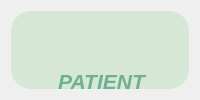
      <widget class="QWidget" name="tab_20">
       <attribute name="title">
        <string>Patient</string>
       </attribute>
       <layout class="QGridLayout" name="gridLayout_2">
        <item row="0" column="0">
         <widget class="QGroupBox" name="groupBox_13">
          <property name="styleSheet">
           <string notr="true">background-color:#D6E7D5;

border-radius : 20px;</string>
          </property>
          <property name="title">
           <string/>
          </property>
          <widget class="QLabel" name="label_121">
           <property name="geometry">
            <rect>
             <x>20</x>
             <y>40</y>
             <width>141</width>
             <height>61</height>
            </rect>
           </property>
           <property name="styleSheet">
            <string notr="true">*{
    color: #6FAF92;
    font-size: 16px; /* Taille du texte (ajustable) */
    font-weight: normal; /* Style du texte */
}</string>
           </property>
           <property name="text">
            <string>&lt;html&gt;&lt;head/&gt;&lt;body&gt;&lt;p align=&quot;center&quot;&gt;&lt;span style=&quot; font-size:16pt; font-weight:700; font-style:italic;&quot;&gt;PATIENT&lt;/span&gt;&lt;/p&gt;&lt;/body&gt;&lt;/html&gt;</string>
           </property>
          </widget>
          <widget class="QLabel" name="label_141">
           <property name="geometry">
            <rect>
             <x>250</x>
             <y>140</y>
             <width>31</width>
             <height>31</height>
            </rect>
           </property>
           <property name="styleSheet">
            <string notr="true">QLabel {
    background: transparent;  /* Fond transparent */
    color: black;             /* Couleur du texte (ici noir) */
    font-weight: bold;        /* Texte en gras */
    font-size: 16px;          /* Taille de la police */
}
QLabel {
    background: transparent;  /* Fond transparent */
    color: black;             /* Couleur du texte (noir) */
    font-weight: bold;        /* Texte en gras */
    font-size: 16px;          /* Taille de la police */
    border: none;             /* Pas de contour */
}
</string>
           </property>
           <property name="text">
            <string/>
           </property>
           <property name="pixmap">
            <pixmap>../../../Downloads/trier-par-ordre-croissant.png</pixmap>
           </property>
           <property name="scaledContents">
            <bool>true</bool>
           </property>
          </widget>
          <widget class="QLineEdit" name="lineEdit_110">
           <property name="geometry">
            <rect>
             <x>430</x>
             <y>140</y>
             <width>361</width>
             <height>31</height>
            </rect>
           </property>
           <property name="styleSheet">
            <string notr="true">*{
    background-color: #FFFFFF;  /* White input field */
    border: 1px solid #388E3C;  /* Darker green border */
    border-radius: 5px;
    color: #2E7D32;             /* Dark green text */
    padding: 3px;
}</string>
           </property>
           <property name="text">
            <string/>
           </property>
          </widget>
          <widget class="QPushButton" name="recherche1">
           <property name="geometry">
            <rect>
             <x>750</x>
             <y>140</y>
             <width>111</width>
             <height>31</height>
            </rect>
           </property>
           <property name="styleSheet">
            <string notr="true">*{
    background-color: #6FAF92;  /* Medium green button */
    border: 1px solid #388E3C;  /* Darker green border */
    border-radius: 5px;
    color: #FFFFFF;             /* White text for contrast */
    padding: 5px;
}

*:hover {
    background-color: #81C784;  /* Lighter green on hover */
}</string>
           </property>
           <property name="text">
            <string>Rechercher</string>
           </property>
           <property name="icon">
            <iconset>
             <normaloff>../../../Downloads/search (1).svg</normaloff>../../../Downloads/search (1).svg</iconset>
           </property>
          </widget>
          <widget class="QComboBox" name="lowHigh">
           <property name="geometry">
            <rect>
             <x>1110</x>
             <y>140</y>
             <width>131</width>
             <height>31</height>
            </rect>
           </property>
           <property name="styleSheet">
            <string notr="true">*{
    background-color: #6FAF92;  /* Medium green button */
    border: 1px solid #388E3C;  /* Darker green border */
    border-radius: 5px;
    color: #FFFFFF;             /* White text for contrast */
    padding: 5px;
}

*:hover {
    background-color: #81C784;  /* Lighter green on hover */
}</string>
           </property>
           <item>
            <property name="text">
             <string>Low-To-High</string>
            </property>
           </item>
           <item>
            <property name="text">
             <string>High-To-Low</string>
            </property>
           </item>
           <item>
            <property name="text">
             <string>homme</string>
            </property>
           </item>
           <item>
            <property name="text">
             <string>femme</string>
            </property>
           </item>
           <item>
            <property name="text">
             <string>nom</string>
            </property>
           </item>
           <item>
            <property name="text">
             <string>prenom</string>
            </property>
           </item>
          </widget>
          <widget class="QLabel" name="label_142">
           <property name="geometry">
            <rect>
             <x>1060</x>
             <y>140</y>
             <width>31</width>
             <height>31</height>
            </rect>
           </property>
           <property name="styleSheet">
            <string notr="true">QLabel {
    background: transparent;  /* Fond transparent */
    color: black;             /* Couleur du texte (ici noir) */
    font-weight: bold;        /* Texte en gras */
    font-size: 16px;          /* Taille de la police */
}
QLabel {
    background: transparent;  /* Fond transparent */
    color: black;             /* Couleur du texte (noir) */
    font-weight: bold;        /* Texte en gras */
    font-size: 16px;          /* Taille de la police */
    border: none;             /* Pas de contour */
}
</string>
           </property>
           <property name="text">
            <string/>
           </property>
           <property name="pixmap">
            <pixmap>../../../Downloads/trier-par-ordre-croissant.png</pixmap>
           </property>
           <property name="scaledContents">
            <bool>true</bool>
           </property>
          </widget>
          <widget class="QTableView" name="tableView">
           <property name="geometry">
            <rect>
             <x>70</x>
             <y>180</y>
             <width>851</width>
             <height>421</height>
            </rect>
           </property>
          </widget>
          <widget class="QPushButton" name="PDF">
           <property name="geometry">
            <rect>
             <x>70</x>
             <y>140</y>
             <width>81</width>
             <height>31</height>
            </rect>
           </property>
           <property name="styleSheet">
            <string notr="true">*{
    background-color: #6FAF92;  /* Medium green button */
    border: 1px solid #388E3C;  /* Darker green border */
    border-radius: 5px;
    color: #FFFFFF;             /* White text for contrast */
    padding: 5px;
}

*:hover {
    background-color: #81C784;  /* Lighter green on hover */
}</string>
           </property>
           <property name="text">
            <string>PDF</string>
           </property>
           <property name="icon">
            <iconset>
             <normaloff>../../../Users/Admin/Downloads/pdf.png</normaloff>../../../Users/Admin/Downloads/pdf.png</iconset>
           </property>
          </widget>
          <widget class="QPushButton" name="trier">
           <property name="geometry">
            <rect>
             <x>180</x>
             <y>140</y>
             <width>81</width>
             <height>31</height>
            </rect>
           </property>
           <property name="styleSheet">
            <string notr="true">*{
    background-color: #6FAF92;  /* Medium green button */
    border: 1px solid #388E3C;  /* Darker green border */
    border-radius: 5px;
    color: #FFFFFF;             /* White text for contrast */
    padding: 5px;
}

*:hover {
    background-color: #81C784;  /* Lighter green on hover */
}</string>
           </property>
           <property name="text">
            <string>Trier</string>
           </property>
           <property name="icon">
            <iconset>
             <normaloff>../../../Users/Admin/Downloads/patient.png</normaloff>../../../Users/Admin/Downloads/patient.png</iconset>
           </property>
          </widget>
          <widget class="QComboBox" name="age">
           <property name="geometry">
            <rect>
             <x>290</x>
             <y>140</y>
             <width>131</width>
             <height>31</height>
            </rect>
           </property>
           <property name="styleSheet">
            <string notr="true">*{
    background-color: #6FAF92;  /* Medium green button */
    border: 1px solid #388E3C;  /* Darker green border */
    border-radius: 5px;
    color: #FFFFFF;             /* White text for contrast */
    padding: 5px;
}

*:hover {
    background-color: #81C784;  /* Lighter green on hover */
}</string>
           </property>
           <item>
            <property name="text">
             <string>AGE</string>
            </property>
           </item>
          </widget>
          <widget class="QPushButton" name="mail">
           <property name="geometry">
            <rect>
             <x>880</x>
             <y>140</y>
             <width>81</width>
             <height>31</height>
            </rect>
           </property>
           <property name="styleSheet">
            <string notr="true">*{
    background-color: #6FAF92;  /* Medium green button */
    border: 1px solid #388E3C;  /* Darker green border */
    border-radius: 5px;
    color: #FFFFFF;             /* White text for contrast */
    padding: 5px;
}

*:hover {
    background-color: #81C784;  /* Lighter green on hover */
}</string>
           </property>
           <property name="text">
            <string>mail</string>
           </property>
           <property name="icon">
            <iconset>
             <normaloff>../../../Users/Admin/Downloads/report.png</normaloff>../../../Users/Admin/Downloads/report.png</iconset>
           </property>
          </widget>
          <widget class="QPushButton" name="QR">
           <property name="geometry">
            <rect>
             <x>990</x>
             <y>140</y>
             <width>101</width>
             <height>31</height>
            </rect>
           </property>
           <property name="styleSheet">
            <string notr="true">*{
    background-color: #6FAF92;  /* Medium green button */
    border: 1px solid #388E3C;  /* Darker green border */
    border-radius: 5px;
    color: #FFFFFF;             /* White text for contrast */
    padding: 5px;
}

*:hover {
    background-color: #81C784;  /* Lighter green on hover */
}</string>
           </property>
           <property name="text">
            <string>QR CODE</string>
           </property>
           <property name="icon">
            <iconset>
             <normaloff>../../../Users/Admin/Downloads/qr-code_14021437.png</normaloff>../../../Users/Admin/Downloads/qr-code_14021437.png</iconset>
           </property>
          </widget>
         </widget>
        </item>
       </layout>
      </widget>
